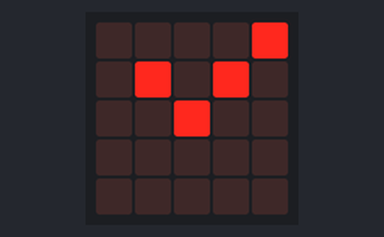
A program run on a simulated BBC micro:bit (MakeCode). Shown: the board's 5×5 LED display.

Above: at 0.1 s.
At 0.5 s:
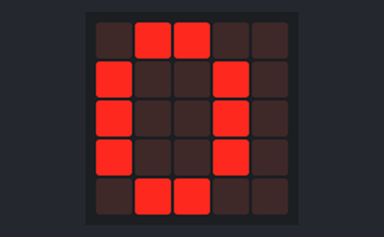
At 2.0 s:
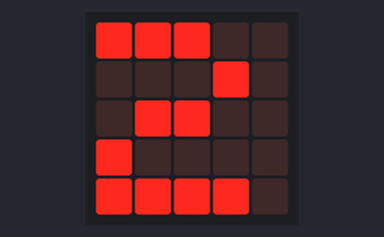
At 3.5 s:
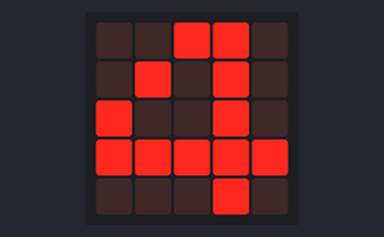
At 5.0 s:
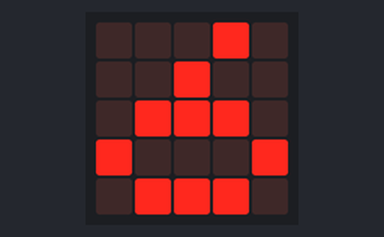
At 7.2 s:
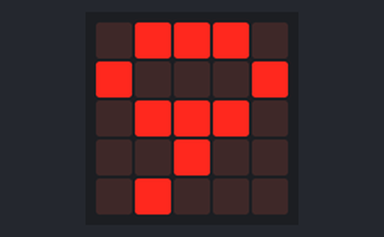

Measured:
- by itself, everything shown: repeats every 7.5 s, in 10 steps
- what the display in image 1 shows lasts 0.8 s, from 0.4 s to 1.2 s

The program:

main.ts
```typescript
let i = 0
basic.showLeds(`
    . . . . #
        . # . # .
        . . # . .
        . . . . .
        . . . . .
`)
basic.forever(function on_forever() {

    i = 0
    for (let index = 0; index < 10; index++) {
        basic.showNumber(i)
        i += 1
    }
})
```

test.ts
```typescript
// здесь помещаются тесты; они не будут скомпилированы, пока пакет используется в качестве расширения.
```
